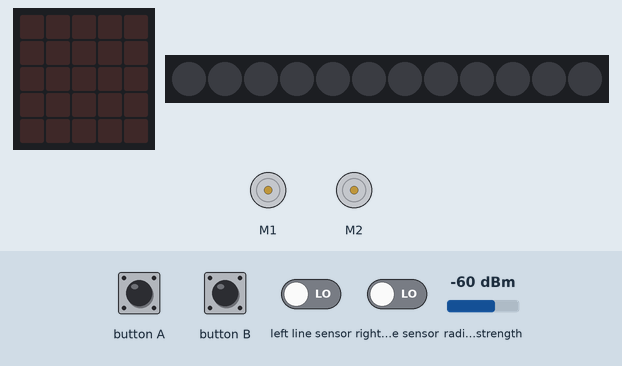
Simulated run of this program. Board: BBC micro:bit (MakeCode). Shown: 2 × DC motor (green arrow = forward, orange = backward, longer = faster), the board's 5×5 LED display, 12 RGB LEDs in strip order, left to right. The inputs (shaded band) are chosen by the test bench; at power-on: left line sensor LOW, right line sensor LOW, radio signal strength -60 dBm. Dim RGB values are drawn brighter than linear.

Above: at 1.2 s.
1.3 s: button B pressed for 0.15 s
At 3.5 s:
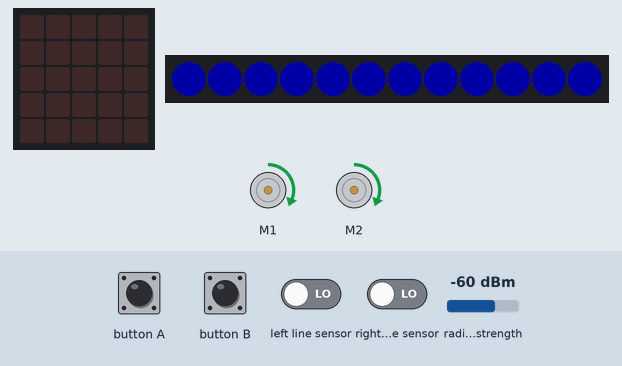
4.2 s: button A pressed for 0.15 s
At 6.2 s:
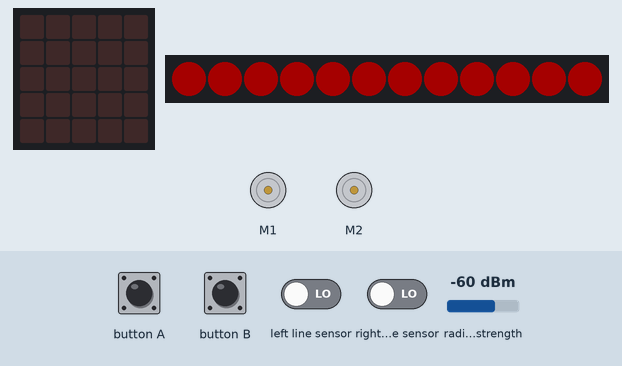
7.3 s: button A pressed for 0.15 s
At 8.1 s:
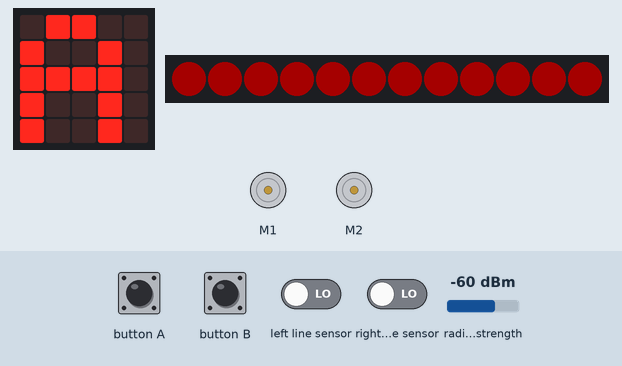
10.4 s: button B pressed for 0.15 s
At 11.5 s:
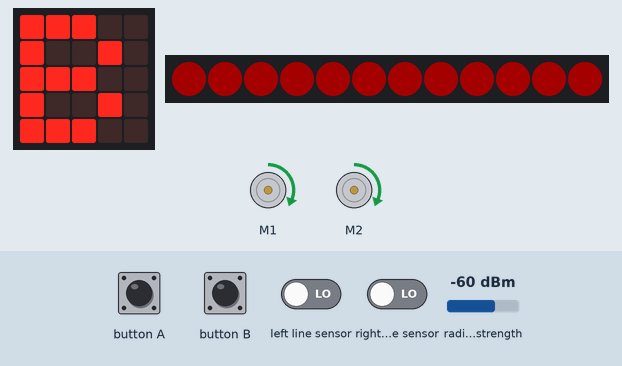
13.3 s: button B pressed for 0.15 s
At 14.4 s:
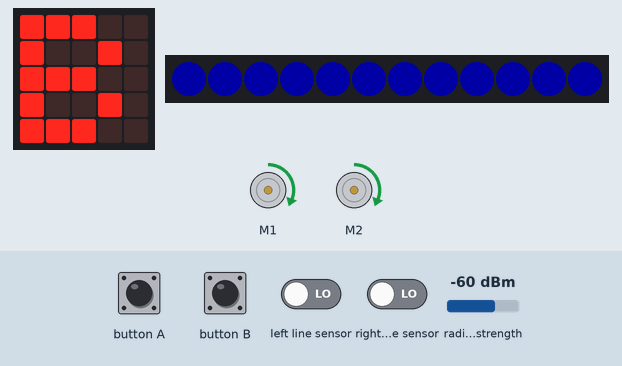
16.2 s: left line sensor driven HIGH
At 16.9 s:
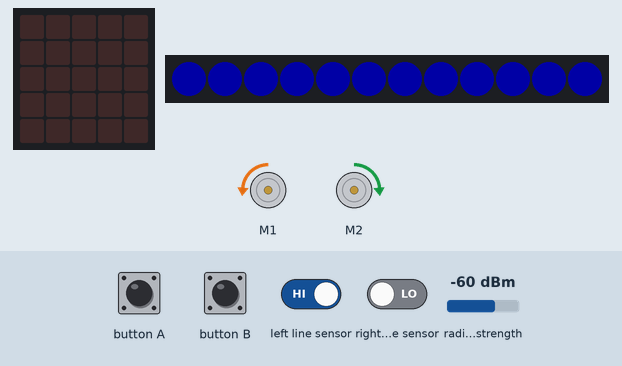
Timing chart, 0 to 18.7 s (numbered marks = the images above; inputs shaded):
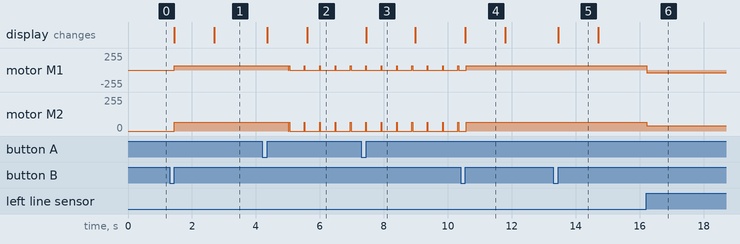

The program:

main.ts
```typescript
radio.onReceivedNumber(function (receivedNumber) {
    RadioTallMottatt = receivedNumber
})
input.onButtonPressed(Button.A, function () {
    Program = 1
    basic.showString("A")
    basic.pause(500)
    basic.clearScreen()
    bitbot.setLedColor(0xFF0000)
})
input.onButtonPressed(Button.B, function () {
    Program = 2
    basic.showString("B")
    basic.pause(500)
    basic.clearScreen()
    bitbot.setLedColor(0x0000FF)
})
function BitBit_bil () {
    if (Kjør) {
        if (bitbot.readLine(BBLineSensor.Left) == 1) {
            bitbot.rotate(BBRobotDirection.Left, 15)
        } else if (bitbot.readLine(BBLineSensor.Right) == 1) {
            bitbot.rotate(BBRobotDirection.Right, 15)
        } else {
            bitbot.go(BBDirection.Forward, 25)
        }
    } else {
        bitbot.go(BBDirection.Forward, 0)
    }
    if (Program == 1 && input.runningTime() > grønnStart + kjøretidProgA) {
        bitbot.go(BBDirection.Forward, 0)
    }
}
function Program_bil () {
    if (Program == 1) {
        if (RadioTallMottatt == 1 && radio.receivedPacket(RadioPacketProperty.SignalStrength) > -44.2) {
            Kjør = true
            grønnStart = input.runningTime()
        }
    } else if (Program == 2) {
        if (RadioTallMottatt == 0 && radio.receivedPacket(RadioPacketProperty.SignalStrength) > -44.2) {
            Kjør = false
        } else {
            Kjør = true
        }
    }
}
let grønnStart = 0
let RadioTallMottatt = 0
let kjøretidProgA = 0
let Program = 0
let Kjør = false
radio.setGroup(1)
Kjør = false
Program = 0
kjøretidProgA = 5000
RadioTallMottatt = 0
basic.forever(function () {
    Program_bil()
    BitBit_bil()
})
```

test.ts
```typescript
// testene settes inn her; disse vil ikke kompilert så lenge denne pakken blir brukt som en utvidelse.
```

Measured:
- after the input at 1.3 s, motor M1, motor M2: stopped → forward 64/255 after 0.15 s; the display: first changes after 0.15 s (image 1 shows a later state)
- after the input at 4.2 s, motor M1, motor M2: forward 64/255 → stopped after 0.81 s, then repeats every 0.48 s: forward 64/255 0.02 s, stopped 0.46 s; the display: first changes after 0.15 s (image 2 shows a later state)
- after the input at 7.3 s, the display: changes after 0.15 s (image 3)
- after the input at 10.4 s, the display: changes after 0.15 s (image 4)
- after the input at 13.3 s, the display: changes after 0.15 s (image 5)
- after the input at 16.2 s, motor M1: forward 64/255 → backward 38/255 at once; motor M2: forward 64/255 → forward 38/255 at once
- what the display in image 4 shows lasts 1.2 s, from 10.6 s to 11.8 s
